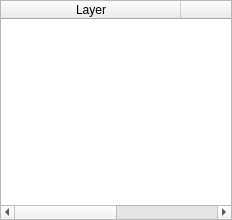
<?xml version="1.0" encoding="UTF-8"?>
<ui version="4.0">
 <class>Visibility</class>
 <widget class="QDockWidget" name="Visibility">
  <property name="geometry">
   <rect>
    <x>0</x>
    <y>0</y>
    <width>232</width>
    <height>220</height>
   </rect>
  </property>
  <property name="minimumSize">
   <size>
    <width>232</width>
    <height>220</height>
   </size>
  </property>
  <property name="windowTitle">
   <string>Visibility</string>
  </property>
  <widget class="QWidget" name="dockWidgetContents">
   <layout class="QGridLayout" name="gridLayout">
    <property name="margin">
     <number>0</number>
    </property>
    <item row="0" column="0">
     <widget class="QTableWidget" name="tableVisibility">
      <property name="alternatingRowColors">
       <bool>true</bool>
      </property>
      <property name="selectionMode">
       <enum>QAbstractItemView::SingleSelection</enum>
      </property>
      <property name="selectionBehavior">
       <enum>QAbstractItemView::SelectRows</enum>
      </property>
      <attribute name="horizontalHeaderDefaultSectionSize">
       <number>180</number>
      </attribute>
      <attribute name="horizontalHeaderStretchLastSection">
       <bool>true</bool>
      </attribute>
      <attribute name="verticalHeaderVisible">
       <bool>false</bool>
      </attribute>
      <attribute name="verticalHeaderDefaultSectionSize">
       <number>20</number>
      </attribute>
      <attribute name="verticalHeaderHighlightSections">
       <bool>true</bool>
      </attribute>
      <column>
       <property name="text">
        <string>Layer</string>
       </property>
      </column>
      <column>
       <property name="text">
        <string>Visible</string>
       </property>
      </column>
     </widget>
    </item>
   </layout>
  </widget>
 </widget>
 <resources/>
 <connections/>
</ui>
